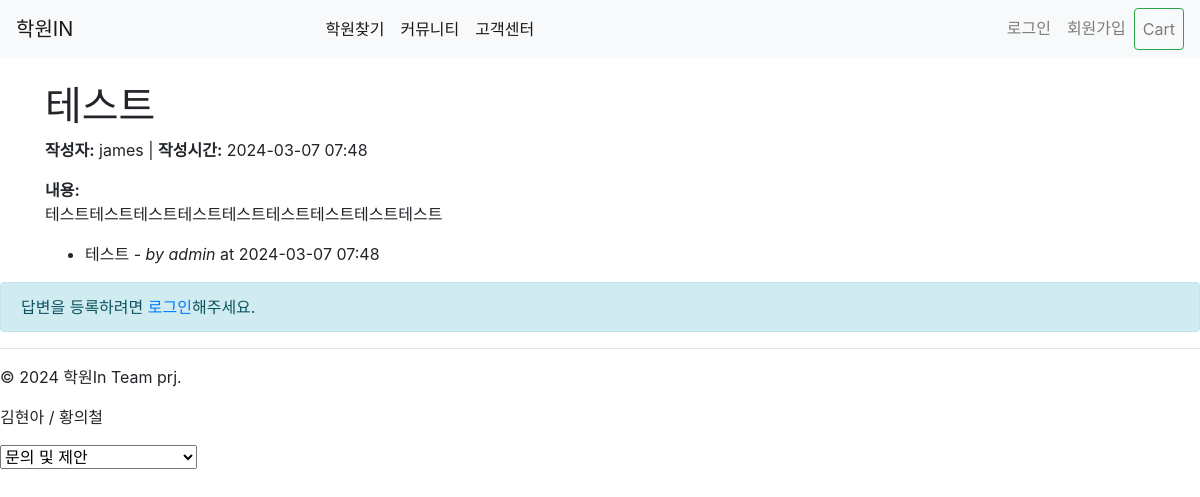
Page /question/1/ on the earlier database version.
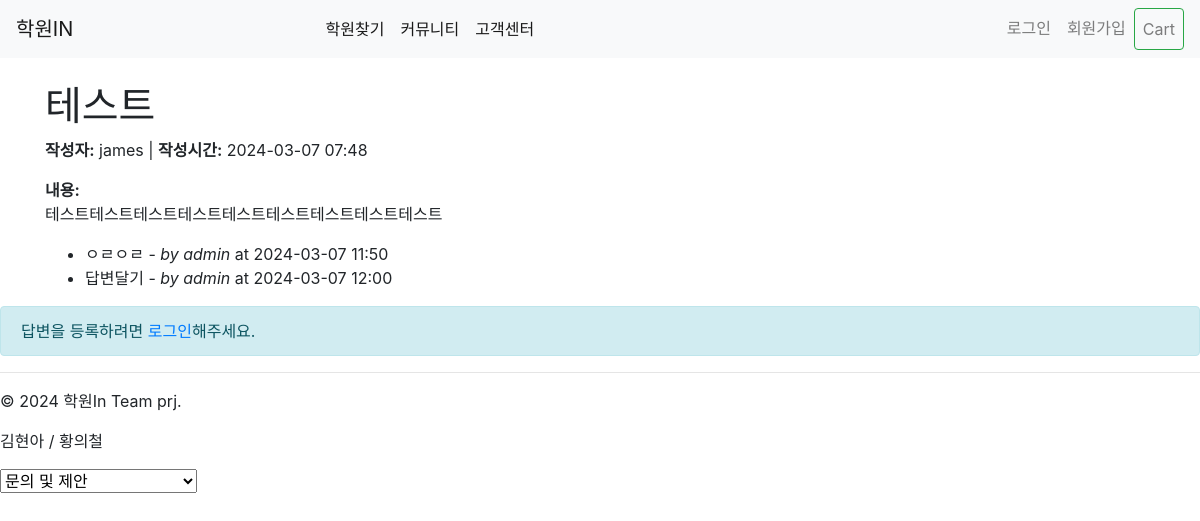
Same page on the later database version.
### cs/models.py (models this page shows, shortened)
class Answer(models.Model):
    question = models.ForeignKey(Question, on_delete=models.CASCADE, related_name='answers')
    author = models.ForeignKey(User, on_delete=models.CASCADE, related_name='admin_answers')  # 관리자에 의한 답변
    content = models.TextField()
    created = models.DateTimeField(auto_now_add=True)
    updated = models.DateTimeField(auto_now=True)

### cs/views.py (the view)
# urls.py: path('<int:question_id>/', question_detail, name='question_detail'),
def question_detail(request, question_id):
    question = get_object_or_404(Question, pk=question_id)
    form = AnswerForm()  # 답변 등록 폼 인스턴스 생성
    return render(request, 'cs/question_detail.html', {'question_detail': question, 'form': form})

### cs/forms.py
class AnswerForm(forms.ModelForm):
    class Meta:
        model = Answer
        fields = ['content']
        widgets = {
            'content': forms.Textarea(attrs={'placeholder': '내용을 입력하세요.', 'class': 'form-control', 'rows': 5}),
        }
        labels = {
            'content': '답변내용',
        }

### cs/templates/cs/question_detail.html (shortened to what this page needs)
{% extends 'base.html' %}
{% block content %}
<div class="container mt-4">
    <h1>{{ question_detail.subject }}</h1>
    <p>
        {% if question_detail.author %}
            <strong>작성자:</strong> {{ question_detail.author.username }}
        {% else %}
            <strong>작성자:</strong> 익명
        {% endif %}
        | <strong>작성시간:</strong> {{ question_detail.created|date:"Y-m-d H:i" }}
    </p>
    <div class="mt-3">
        <strong>내용:</strong>
        <p>{{ question_detail.content }}</p>
    </div>
    <ul>
        {% for answer in question_detail.answers.all %}
            <li>
                {{ answer.content }} - <em>by {{ answer.author.username }}</em> at {{ answer.created|date:"Y-m-d H:i" }}
            </li>
        {% endfor %}
    </ul>
</div>
{% if user.is_authenticated %}
<form action="{% url 'cs:answer_create' question_detail.id %}" method="post" class="my-3">
    {% csrf_token %}
    {% if form.non_field_errors %}
    <div class="alert alert-danger" role="alert">
        {{ form.non_field_errors }}
    </div>
    {% endif %}
    {% for field in form %}
        <div class="form-group{% if field.errors %} has-danger{% endif %}">
            {{ field.label_tag }}
            {{ field }}
            {% for error in field.errors %}
                <div class="alert alert-danger" role="alert">
                    {{ error }}
                </div>
            {% endfor %}
        </div>
    {% endfor %}
    <button type="submit" class="btn btn-primary">답변등록</button>
</form>
{% else %}
<div class="alert alert-info" role="alert">
    답변을 등록하려면 <a href="{% url 'login' %}">로그인</a>해주세요.
</div>
{% endif %}
{% endblock %}

Differences in the rows shown:
removed Answer: content "테스트", author.username "admin", created "2024-03-07 07:48"
added Answer: content "ㅇㄹㅇㄹ", author.username "admin", created "2024-03-07 11:50"
added Answer: content "답변달기", author.username "admin", created "2024-03-07 12:00"
